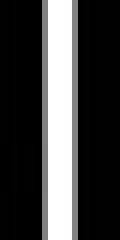
%> input picture 字符模板/1.jpg, 20 x 40 px (shown 6 times larger)
$ octave sda.m   (GNU Octave 9; MATLAB toolbox functions it lacks are replaced by stand-ins)
%> lines starting %> are read from the running program, lines starting %| are printed output that depends on the picture; in (x1, y1, x2, y2) boxes, pixels count from 0 and x2, y2 are one past the last pixel; in counts of white or black regions, pixels touching at a corner belong together; the program's own positions count from 1
### piclikeABS.m
function Dmax = piclikeABS(pic1,pic2)
SegBw2=pic1;
SamBw2=pic2;
SubBw2=zeros(40,20);
% test=zeros(40,20);
for i=1:40
    for j=1:20
        if SegBw2(i,j)>0
            SegBw2(i,j)=255;
        else
            SegBw2(i,j)=0;
        end
    end
end
% figure,imshow(SegBw2);
for i=1:40
    for j=1:20
       if SamBw2(i,j)>0
            SamBw2(i,j)=255;
        else
            SamBw2(i,j)=0;
        end
    end
end
% figure,imshow(SamBw2);
for i=1:40
    for j=1:20
       if SegBw2(i,j)==SamBw2(i,j)
           SubBw2(i,j)=0;
       else
           SubBw2(i,j)=255;
       end
    end
end
Dmax=0;
for k=1:40
    for l=1:20
        if SubBw2(k,l)~=0
            Dmax=Dmax+1;
        end
    end
end
% figure,imshow(SubBw2);
return
end

### sda.m
clc;
num1 = imread('1.jpg');
%> num1 is the input picture: size 40x20x3 uint8; min 0, max 255, mean 64.3
num2 = imread('字符模板\鲁.jpg');
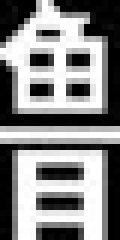
%> input picture 字符模板/鲁.jpg, 20 x 40 px (shown 6 times larger)
%> num2 is the input picture: size 40x20x3 uint8; min 0, max 255, mean 132.6
num1=double(num1)>127;
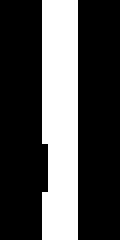
%> num1: size 40x20x3 logical (shown 6 times larger); 29% white; 1 white region, box (x1, y1, x2, y2) and area: (7, 0, 13, 40) 232
num2=double(num2)>127;
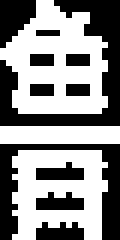
%> num2: size 40x20x3 logical (shown 6 times larger); 54.8% white; 11 black regions (8 under 20 px), largest, box (x1, y1, x2, y2) and area: (0, 0, 20, 21) 139, (0, 24, 20, 40) 100, (0, 0, 6, 8) 33
Dmax = piclikeABS(num1,num2);
%> after the loop in piclikeABS, `for i=1:40`:
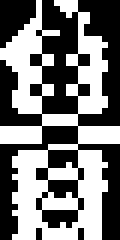
%> SubBw2: size 40x20 double (shown 6 times larger); 46.8% white; 1 white region, box (x1, y1, x2, y2) and area: (0, 0, 20, 40) 374
%> after the loop in piclikeABS, `for k=1:40`: Dmax = 374
%> Dmax = 374
disp(Dmax);
%| 374
